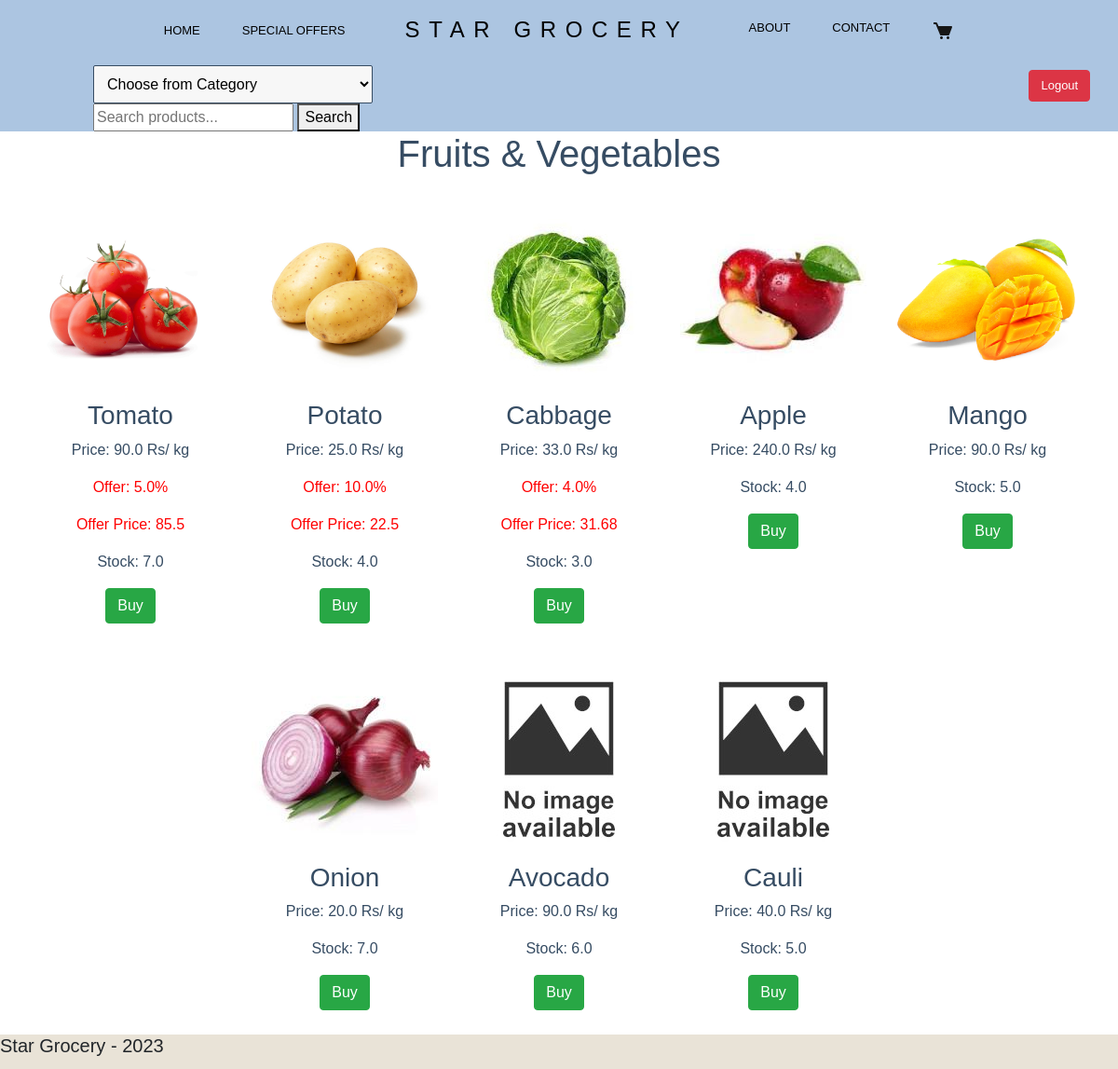
The page /Fruits&Vegetables (signed in) on the database its author committed.
### models.py (models this page shows)
class Product(db.Model):
    id = db.Column(db.Integer, primary_key=True)
    name = db.Column(db.String(255), nullable=False, unique=True)
    price = db.Column(db.Float, nullable=False)
    stock = db.Column(db.Float, nullable=False)
    image = db.Column(db.String(255), nullable=True)
    category = db.Column(db.String(50), nullable=False)
    offer = db.Column(db.String(255), nullable=True)

### app.py (the view)
@app.route('/Fruits&Vegetables')
def FruitsVegetables():
    fruitsveg = Product.query.filter_by(category='Fruits & Vegetables').all()
    if is_authenticated():
        return render_template('Fruits & Vegetables.html', products=fruitsveg)
    else:
        flash('Please log in to access the page.', 'warning')
        return redirect(url_for('Login'))

### app.py (called while the page is built)
def is_authenticated():
    return 'username' in session

### templates/Fruits & Vegetables.html (shortened to what this page needs)
<!DOCTYPE html>
<html>
<head>
    <link rel="stylesheet" href="https://maxcdn.bootstrapcdn.com/bootstrap/4.5.2/css/bootstrap.min.css">
    <link rel="stylesheet" href="{{ url_for('static', filename='Style.css') }}">
</head>
<body>
  <header>
    <div class="home-container">
      <div class="home-navbar">
        <header data-role="Header" class="home-header max-width-container">
          <div class="home-navbar1">
            <div class="home-middle">
              <div class="home-left">
                <a class="navbar-link" href="{{ url_for('StarGrocery') }}" >HOME</a>
                <a class="navbar-link" href="{{ url_for('SpecialOffers') }}">SPECIAL OFFERS</a>
              </div>
              <a class="navbar-logo-title" href="{{ url_for('StarGrocery') }}">STAR GROCERY</a>
              <div class="home-right">
                <a class="navbar-link" href="{{ url_for('About') }}">ABOUT</a>
                <a class="navbar-link" href="{{ url_for('Contact') }}">CONTACT</a>
            <div class="home-icons">
              <a href="{{ url_for('MyCart') }}"><img
                alt="iconsbxscart3271299"
                class="home-image1"
              /></a>
            </div>
          </div>
        </div>
      </div>
      </div>
      </div>
   <select id="CategoryDropdown" onchange="redirectToCategory()">
     <option value="" disabled selected>Choose from Category</option>
   </select>
   <a class="btn btn-danger" href="{{ url_for('Logout') }}" style=" color: #ffffff; margin-left: 700px; font-size: 13px;">Logout</a>
   <form action="{{ url_for('Search') }}" style="margin-left: 100px;" method="GET">
    <input type="text" name="query" placeholder="Search products...">
    <button type="submit">Search</button>
   </form>
  </header>
 <main>
  <div>
   <h1>Fruits & Vegetables</h1>
   <div class="ProductList">
   {% for product in products %}
    <div class="Product">
    <figure>
     <img src="{{ url_for('static', filename=product.image) }}" alt="{{ product.name }}">
     <h3>{{ product.name }}</h3>
     <p>Price: {{ product.price }} Rs/ kg</p>
     {% if product.offer != None %}
        <p style ="color: red">Offer: {{ product.offer }}%</p>
        <p style ="color: red">Offer Price: {{ product.price-(product.price*product.offer/100) }}</p>
     {% endif %}
     <p>Stock: {{ product.stock }}</p>
     <a href="{{ url_for('ProductDisplay', id=product.id) }}" class="btn btn-success">Buy</a>
    </figure>
    </div>
    {% endfor %}
   </div>
  </div>
 </main>
   <footer>
     <h5>Star Grocery - 2023</h5>
   </footer>
</body>
</html>

### static/Style.css (style rules this page uses)
body { font-family: Trebuchet MS, sans-serif; background-color: #ffffff; margin:0; padding:0; }
header { background-color: #acc5e1ff; }
footer { background-color: #e9e3d7; bottom: 0; padding-bottom: 5px; width: 100%; align-items: center; }
main { text-align: center; color: #364c63; }
figure { display: inline-block; margin: 10px; border: 0px solid #f4f3ef; transition: 0.5s; }
#CategoryDropdown { margin-left: 100px; padding: 10px; background-color: #f7f7f7; border: 1px solid #364c63; width: 300px; border-radius: 2px; }
.ProductList { display: flex; flex-wrap: wrap; gap: 10px; justify-content:center; margin-top: 20px; }
.Product { width: calc(20% - 20px); padding: 0px; text-align: center; }
.Product img { max-width: 100%; height: auto; margin-bottom: 10px; }
.home-navbar { top: 0; padding-top: 20px; padding-bottom: 20px; width: 100%; display: flex; z-index: 1000; position: fixed; align-items: center; flex-direction: column; background-color: #acc5e1ff; }
.home-navbar1 { width: 100%; display: flex; position: relative; align-items: center; justify-content: space-between; }
.home-container { width: 100%; display: flex; overflow-x: hidden; align-items: center; padding-top: 70px; flex-direction: column; }
.home-middle { display: flex; position: relative; box-sizing: border-box; align-items: center; flex-shrink: 1; font-family: Trebuchet MS, sans-serif; border-color: transparent; justify-content: center; }
.home-left { display: flex; grid-gap: 45px; position: relative; align-items: flex-start; }
.home-right { display: flex; grid-gap: 45px; position: relative; align-items: flex-start; }
.navbar-link { color: rgba(0, 0, 0, 1); cursor: pointer; height: auto; font-size: 13px; text-align: left; transition: 0.3s; font-family: Trebuchet MS, sans-serif; font-weight: 500; text-decoration: none; }
.navbar-logo-title { color: #000000; cursor: pointer; height: auto; font-size: 24px; transition: 0.3s; font-family: Trebuchet MS, sans-serif; font-weight: 500; line-height: 20px; margin-left: 64px; margin-right: 64px; letter-spacing: 0.4em; text-decoration: none; }
a { text-decoration: none; }
.home-icons { display: flex; }

### rows shown on the page
Product: image+name (picture), name "Tomato", price "90.0", offer "5.0", product.price-(product.price*product.offer/100) "85.5", stock "7.0"
Product: image+name (picture), name "Potato", price "25.0", offer "10.0", product.price-(product.price*product.offer/100) "22.5", stock "4.0"
Product: image+name (picture), name "Cabbage", price "33.0", offer "4.0", product.price-(product.price*product.offer/100) "31.68", stock "3.0"
Product: image+name (picture), name "Apple", price "240.0", stock "4.0"
Product: image+name (picture), name "Mango", price "90.0", stock "5.0"
Product: image+name (picture), name "Onion", price "20.0", stock "7.0"
Product: image (placeholder picture), name "Avocado", price "90.0", stock "6.0"
Product: image (placeholder picture), name "Cauli", price "40.0", stock "5.0"
